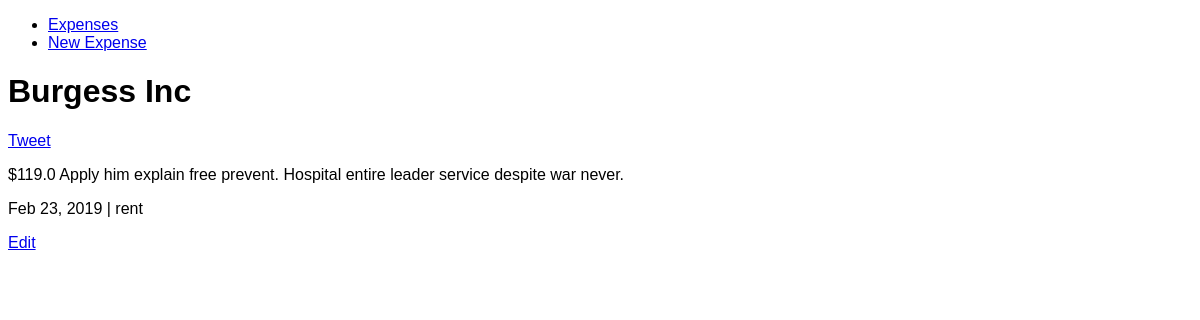
Screenshot of /expense/2 with the database file from the repository.
### application.py (models this page shows)
class Expense(db.Model):
    __tablename__ = "expenses"
    id = db.Column(db.Integer, primary_key=True)
    item = db.Column(db.Unicode)
    amount = db.Column(db.Float)
    paid_to = db.Column(db.Unicode)
    category = db.Column(db.Unicode)
    date = db.Column(db.Date)
    description = db.Column(db.Unicode)

### application.py (the view)
@application.route("/expense/<int:id>")
def detail(id):
    expense = Expense.query.get(id)
    if not expense:
        return Response("Not found")
    return render_template("detail.html", expense=expense)

### templates/detail.html (shortened to what this page needs)
{% extends "layout.html" %}
{% block body %}
<h1>{{ expense.item }}</h1>
<a href="https://twitter.com/share" class="twitter-share-button" data-show-count="false">Tweet</a><script async src="//platform.twitter.com/widgets.js" charset="utf-8"></script>
<p>
    ${{ expense.amount | round(2) }} {{ expense.description }}
</p>
<p>
    {{ expense.date.strftime('%b %d, %Y') }} | {{ expense.category }}
</p>
<p><a href="{{ url_for('edit', id=expense.id) }}">Edit</a></p>
{% endblock %}

### static/style.css (style rules this page uses)
* { font-family: helvetica; }

### rows the page displays
Expense: item "Burgess Inc", amount "119.0", description "Apply him explain free prevent. Hospital entire leader service despite war never.", date "Feb 23, 2019", category "rent"
